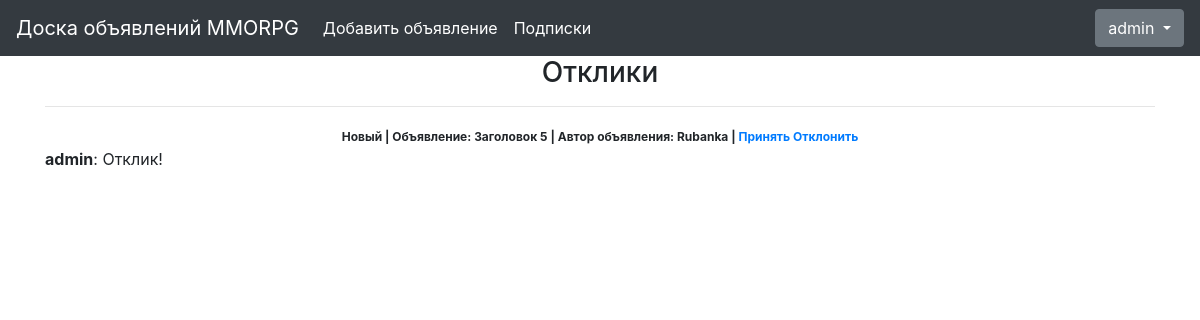
Page /ads/responses/ (signed in) on the earlier database version.
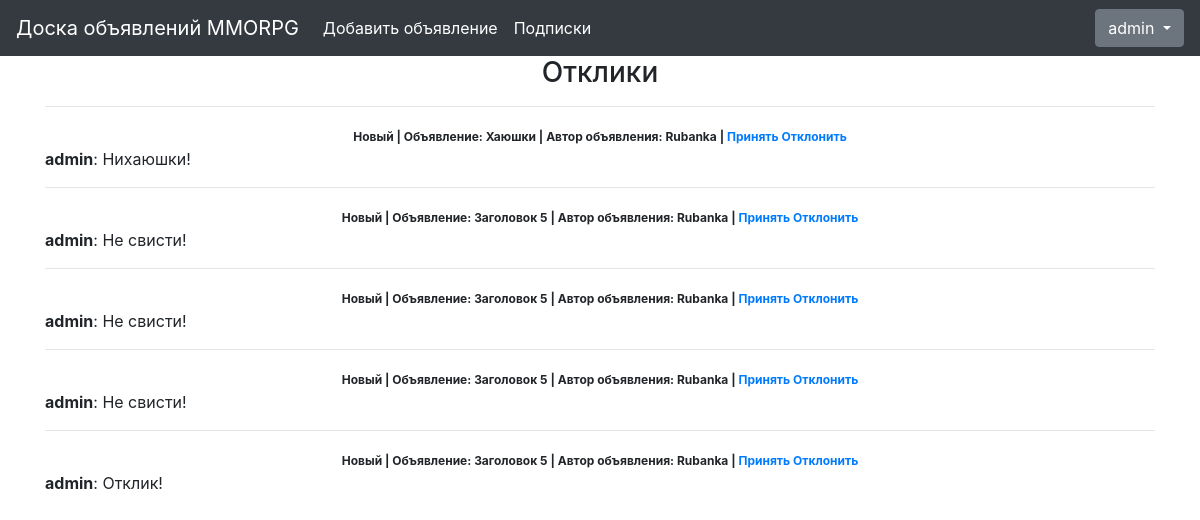
Same page on the later database version.
### billboard/models.py (models this page shows, shortened)
class Response(models.Model):
    STATUS = (
        ('NEW', 'Новый'),
        ('YES', 'Одобрен'),
        ('NO', 'Отклонен'))
    author = models.ForeignKey(User, on_delete=models.CASCADE)
    ad = models.ForeignKey(Ad, on_delete=models.CASCADE, related_name='responses')
    text = models.TextField(verbose_name='Текст')
    status = models.CharField(max_length=3, choices=STATUS, default='NEW', verbose_name='Статус отклика')
    dateCreation = models.DateTimeField(auto_now_add=True)
    class Meta:
        verbose_name = 'Отклик'
        verbose_name_plural = 'Отклики'

class Ad(models.Model):
    CATEGORY_CHOICES = (
        ('TA', 'Танки'),
        ('HI', 'Хилы'),
        ('DD', 'ДД'),
        ('DE', 'Торговцы'),
        ('GM', 'Гилдмастеры'),
        ('QG', 'Квестгиверы'),
        ('BS', 'Кузнецы'),
        ('TA', 'Кожевники'),
        ('PM', 'Зельевары'),
        ('SM', 'Мастера заклинаний'))
    author = models.ForeignKey(User, on_delete=models.CASCADE, verbose_name='Автор')
    category = models.CharField(max_length=2, choices=CATEGORY_CHOICES, default='TA', verbose_name='Категория')
    dateCreation = models.DateTimeField(auto_now_add=True, verbose_name='Дата публикации')
    title = models.CharField(max_length=256, verbose_name='Заголовок')
    text = CKEditor5Field(verbose_name='Текст', config_name='extends', null=True, blank=True)
    class Meta:
        verbose_name = 'Объявление'
        verbose_name_plural = 'Объявления'

### billboard/views.py (the view)
# urls.py: path('responses/', MyResponsesList.as_view(), name='responses'),
class MyResponsesList(LoginRequiredMixin, ListView):
    raise_exception = True
    model = Response
    ordering = '-dateCreation'
    template_name = 'responses.html'
    context_object_name = 'responses'
    paginate_by = 10
    def get_queryset(self):
        queryset = super().get_queryset()
        self.filterset = ResponseFilter(self.request.GET, queryset)
        return self.filterset.qs
    def get_context_data(self, **kwargs):
        context = super().get_context_data(**kwargs)
        context['is_url_myads'] = self.request.path == '/ads/responses/'
        context['filterset'] = self.filterset
        return context

### templates/responses.html (shortened to what this page needs)
{% extends 'base.html' %}
{% block content %}
<h3>Отклики</h3>
    {% if responses %}
        <table>
            {% for response in responses %}
                <hr>
                <span style="font-size: 12px;"><b>{{ response.get_status_display }}  |
                Объявление: {{ response.ad.title }} | Автор объявления: {{ response.ad.author }} | <a href="/ads/{{ ad.id }}"> Принять </a> <a href="/ads/{{ ad.id }}"> Отклонить </a></b></span>
                <br>
            <p align="left"><b>{{ response.author }}</b>: {{ response.text|safe }}</p>
            {% endfor %}
        </table>
    {% else %}
        <h3>Откликов еще нет!</h3>
    {% endif %}
{% endblock content %}

### templates/base.html (shortened to what this page needs)
<!doctype  html>
<html  lang="en">
<head>
    {% load static %}
    <link  rel="stylesheet"  href="https://maxcdn.bootstrapcdn.com/bootstrap/4.0.0/css/bootstrap.min.css">
</head>
<body>
<nav class="navbar navbar-expand-lg navbar-dark bg-dark">
  <a class="navbar-brand" href="/ads/">Доска объявлений MMORPG</a>
<div class="collapse navbar-collapse" id="navbarSupportedContent">
    <ul class="navbar-nav mr-auto">
        {% if user.is_authenticated %}
        <li class="nav-item active">
            <a class="nav-link" href="{% url 'ad_create' %}">Добавить объявление
                <span class="sr-only">(current)</span></a>
        </li>
        <li class="nav-item active">
            <a class="nav-link" href="{% url 'subscriptions' %}">Подписки
                </a>
        </li>
        {% endif %}
    </ul>
        <div class="btn-group">
        <button type="button" class="btn btn-secondary dropdown-toggle" data-toggle="dropdown" aria-haspopup="true" aria-expanded="false">
        {% if user.is_authenticated %}
            {{ user }}
        {% else %}
            Войти
        {% endif %}
        </button>
    </div>
</div>
</nav>
<div class="container">
    <div class="row">
        <div class="col-lg-12 text-center">
            {% block content %}{% endblock content %}
        </div>
    </div>
</div>
</body>
</html>

Differences in the rows shown:
added Response: status "Новый", ad "Хаюшки", ad.author "Rubanka", author "admin", text "Нихаюшки!"
added Response: status "Новый", ad "Заголовок 5", ad.author "Rubanka", author "admin", text "Не свисти!"
added Response: status "Новый", ad "Заголовок 5", ad.author "Rubanka", author "admin", text "Не свисти!"
added Response: status "Новый", ad "Заголовок 5", ad.author "Rubanka", author "admin", text "Не свисти!"
